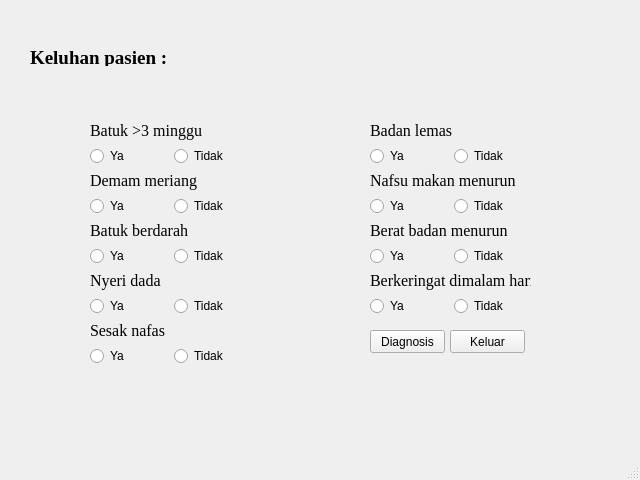
<?xml version="1.0" encoding="UTF-8"?>
<ui version="4.0">
 <class>DiagnosisWindow</class>
 <widget class="QMainWindow" name="DiagnosisWindow">
  <property name="geometry">
   <rect>
    <x>0</x>
    <y>0</y>
    <width>640</width>
    <height>480</height>
   </rect>
  </property>
  <property name="windowTitle">
   <string>MainWindow</string>
  </property>
  <widget class="QWidget" name="centralwidget">
   <widget class="QLabel" name="label">
    <property name="geometry">
     <rect>
      <x>30</x>
      <y>50</y>
      <width>141</width>
      <height>16</height>
     </rect>
    </property>
    <property name="font">
     <font>
      <family>Times New Roman</family>
      <pointsize>14</pointsize>
      <weight>75</weight>
      <bold>true</bold>
     </font>
    </property>
    <property name="text">
     <string>Keluhan pasien :</string>
    </property>
   </widget>
   <widget class="QWidget" name="gridLayoutWidget">
    <property name="geometry">
     <rect>
      <x>90</x>
      <y>120</y>
      <width>161</width>
      <height>46</height>
     </rect>
    </property>
    <layout class="QGridLayout" name="batuk3minggu">
     <item row="1" column="0">
      <layout class="QHBoxLayout" name="horizontalLayout">
       <item>
        <widget class="QRadioButton" name="radioButton_2">
         <property name="text">
          <string>Ya</string>
         </property>
        </widget>
       </item>
       <item>
        <widget class="QRadioButton" name="radioButton">
         <property name="text">
          <string>Tidak</string>
         </property>
        </widget>
       </item>
      </layout>
     </item>
     <item row="0" column="0">
      <widget class="QLabel" name="label_2">
       <property name="font">
        <font>
         <family>Times New Roman</family>
         <pointsize>12</pointsize>
         <weight>50</weight>
         <bold>false</bold>
        </font>
       </property>
       <property name="text">
        <string>Batuk &gt;3 minggu</string>
       </property>
      </widget>
     </item>
    </layout>
   </widget>
   <widget class="QWidget" name="gridLayoutWidget_2">
    <property name="geometry">
     <rect>
      <x>90</x>
      <y>170</y>
      <width>161</width>
      <height>46</height>
     </rect>
    </property>
    <layout class="QGridLayout" name="batuk3minggu_2">
     <item row="0" column="0">
      <widget class="QLabel" name="label_11">
       <property name="font">
        <font>
         <family>Times New Roman</family>
         <pointsize>12</pointsize>
         <weight>50</weight>
         <bold>false</bold>
        </font>
       </property>
       <property name="text">
        <string>Demam meriang</string>
       </property>
      </widget>
     </item>
     <item row="1" column="0">
      <layout class="QHBoxLayout" name="horizontalLayout_12">
       <item>
        <widget class="QRadioButton" name="radioButton_23">
         <property name="text">
          <string>Ya</string>
         </property>
        </widget>
       </item>
       <item>
        <widget class="QRadioButton" name="radioButton_24">
         <property name="text">
          <string>Tidak</string>
         </property>
        </widget>
       </item>
      </layout>
     </item>
    </layout>
   </widget>
   <widget class="QWidget" name="gridLayoutWidget_3">
    <property name="geometry">
     <rect>
      <x>90</x>
      <y>220</y>
      <width>161</width>
      <height>46</height>
     </rect>
    </property>
    <layout class="QGridLayout" name="batuk3minggu_3">
     <item row="0" column="0">
      <widget class="QLabel" name="label_12">
       <property name="font">
        <font>
         <family>Times New Roman</family>
         <pointsize>12</pointsize>
         <weight>50</weight>
         <bold>false</bold>
        </font>
       </property>
       <property name="text">
        <string>Batuk berdarah</string>
       </property>
      </widget>
     </item>
     <item row="1" column="0">
      <layout class="QHBoxLayout" name="horizontalLayout_13">
       <item>
        <widget class="QRadioButton" name="radioButton_25">
         <property name="text">
          <string>Ya</string>
         </property>
        </widget>
       </item>
       <item>
        <widget class="QRadioButton" name="radioButton_26">
         <property name="text">
          <string>Tidak</string>
         </property>
        </widget>
       </item>
      </layout>
     </item>
    </layout>
   </widget>
   <widget class="QWidget" name="gridLayoutWidget_4">
    <property name="geometry">
     <rect>
      <x>90</x>
      <y>320</y>
      <width>161</width>
      <height>46</height>
     </rect>
    </property>
    <layout class="QGridLayout" name="batuk3minggu_4">
     <item row="0" column="0">
      <widget class="QLabel" name="label_13">
       <property name="font">
        <font>
         <family>Times New Roman</family>
         <pointsize>12</pointsize>
         <weight>50</weight>
         <bold>false</bold>
        </font>
       </property>
       <property name="text">
        <string>Sesak nafas</string>
       </property>
      </widget>
     </item>
     <item row="1" column="0">
      <layout class="QHBoxLayout" name="horizontalLayout_14">
       <item>
        <widget class="QRadioButton" name="radioButton_27">
         <property name="text">
          <string>Ya</string>
         </property>
        </widget>
       </item>
       <item>
        <widget class="QRadioButton" name="radioButton_28">
         <property name="text">
          <string>Tidak</string>
         </property>
        </widget>
       </item>
      </layout>
     </item>
    </layout>
   </widget>
   <widget class="QWidget" name="gridLayoutWidget_6">
    <property name="geometry">
     <rect>
      <x>90</x>
      <y>270</y>
      <width>161</width>
      <height>46</height>
     </rect>
    </property>
    <layout class="QGridLayout" name="batuk3minggu_6">
     <item row="0" column="0">
      <widget class="QLabel" name="label_3">
       <property name="font">
        <font>
         <family>Times New Roman</family>
         <pointsize>12</pointsize>
         <weight>50</weight>
         <bold>false</bold>
        </font>
       </property>
       <property name="text">
        <string>Nyeri dada</string>
       </property>
      </widget>
     </item>
     <item row="1" column="0">
      <layout class="QHBoxLayout" name="horizontalLayout_4">
       <item>
        <widget class="QRadioButton" name="radioButton_7">
         <property name="text">
          <string>Ya</string>
         </property>
        </widget>
       </item>
       <item>
        <widget class="QRadioButton" name="radioButton_8">
         <property name="text">
          <string>Tidak</string>
         </property>
        </widget>
       </item>
      </layout>
     </item>
    </layout>
   </widget>
   <widget class="QWidget" name="gridLayoutWidget_7">
    <property name="geometry">
     <rect>
      <x>370</x>
      <y>120</y>
      <width>161</width>
      <height>46</height>
     </rect>
    </property>
    <layout class="QGridLayout" name="batuk3minggu_7">
     <item row="0" column="0">
      <widget class="QLabel" name="label_4">
       <property name="font">
        <font>
         <family>Times New Roman</family>
         <pointsize>12</pointsize>
         <weight>50</weight>
         <bold>false</bold>
        </font>
       </property>
       <property name="text">
        <string>Badan lemas</string>
       </property>
      </widget>
     </item>
     <item row="1" column="0">
      <layout class="QHBoxLayout" name="horizontalLayout_5">
       <item>
        <widget class="QRadioButton" name="radioButton_9">
         <property name="text">
          <string>Ya</string>
         </property>
        </widget>
       </item>
       <item>
        <widget class="QRadioButton" name="radioButton_10">
         <property name="text">
          <string>Tidak</string>
         </property>
        </widget>
       </item>
      </layout>
     </item>
    </layout>
   </widget>
   <widget class="QWidget" name="gridLayoutWidget_8">
    <property name="geometry">
     <rect>
      <x>370</x>
      <y>170</y>
      <width>161</width>
      <height>46</height>
     </rect>
    </property>
    <layout class="QGridLayout" name="batuk3minggu_8">
     <item row="0" column="0">
      <widget class="QLabel" name="label_15">
       <property name="font">
        <font>
         <family>Times New Roman</family>
         <pointsize>12</pointsize>
         <weight>50</weight>
         <bold>false</bold>
        </font>
       </property>
       <property name="text">
        <string>Nafsu makan menurun</string>
       </property>
      </widget>
     </item>
     <item row="1" column="0">
      <layout class="QHBoxLayout" name="horizontalLayout_16">
       <item>
        <widget class="QRadioButton" name="radioButton_31">
         <property name="text">
          <string>Ya</string>
         </property>
        </widget>
       </item>
       <item>
        <widget class="QRadioButton" name="radioButton_32">
         <property name="text">
          <string>Tidak</string>
         </property>
        </widget>
       </item>
      </layout>
     </item>
    </layout>
   </widget>
   <widget class="QWidget" name="gridLayoutWidget_9">
    <property name="geometry">
     <rect>
      <x>370</x>
      <y>220</y>
      <width>161</width>
      <height>46</height>
     </rect>
    </property>
    <layout class="QGridLayout" name="batuk3minggu_9">
     <item row="0" column="0">
      <widget class="QLabel" name="label_16">
       <property name="font">
        <font>
         <family>Times New Roman</family>
         <pointsize>12</pointsize>
         <weight>50</weight>
         <bold>false</bold>
        </font>
       </property>
       <property name="text">
        <string>Berat badan menurun</string>
       </property>
      </widget>
     </item>
     <item row="1" column="0">
      <layout class="QHBoxLayout" name="horizontalLayout_17">
       <item>
        <widget class="QRadioButton" name="radioButton_33">
         <property name="text">
          <string>Ya</string>
         </property>
        </widget>
       </item>
       <item>
        <widget class="QRadioButton" name="radioButton_34">
         <property name="text">
          <string>Tidak</string>
         </property>
        </widget>
       </item>
      </layout>
     </item>
    </layout>
   </widget>
   <widget class="QWidget" name="gridLayoutWidget_10">
    <property name="geometry">
     <rect>
      <x>370</x>
      <y>270</y>
      <width>161</width>
      <height>46</height>
     </rect>
    </property>
    <layout class="QGridLayout" name="batuk3minggu_10">
     <item row="0" column="0">
      <widget class="QLabel" name="label_5">
       <property name="font">
        <font>
         <family>Times New Roman</family>
         <pointsize>12</pointsize>
         <weight>50</weight>
         <bold>false</bold>
        </font>
       </property>
       <property name="text">
        <string>Berkeringat dimalam hari</string>
       </property>
      </widget>
     </item>
     <item row="1" column="0">
      <layout class="QHBoxLayout" name="horizontalLayout_6">
       <item>
        <widget class="QRadioButton" name="radioButton_11">
         <property name="text">
          <string>Ya</string>
         </property>
        </widget>
       </item>
       <item>
        <widget class="QRadioButton" name="radioButton_12">
         <property name="text">
          <string>Tidak</string>
         </property>
        </widget>
       </item>
      </layout>
     </item>
    </layout>
   </widget>
   <widget class="QPushButton" name="btnDiagnosis">
    <property name="geometry">
     <rect>
      <x>370</x>
      <y>330</y>
      <width>75</width>
      <height>23</height>
     </rect>
    </property>
    <property name="text">
     <string>Diagnosis</string>
    </property>
   </widget>
   <widget class="QPushButton" name="btnKeluar">
    <property name="geometry">
     <rect>
      <x>450</x>
      <y>330</y>
      <width>75</width>
      <height>23</height>
     </rect>
    </property>
    <property name="text">
     <string>Keluar</string>
    </property>
   </widget>
  </widget>
  <widget class="QStatusBar" name="statusbar"/>
 </widget>
 <resources/>
 <connections/>
</ui>
